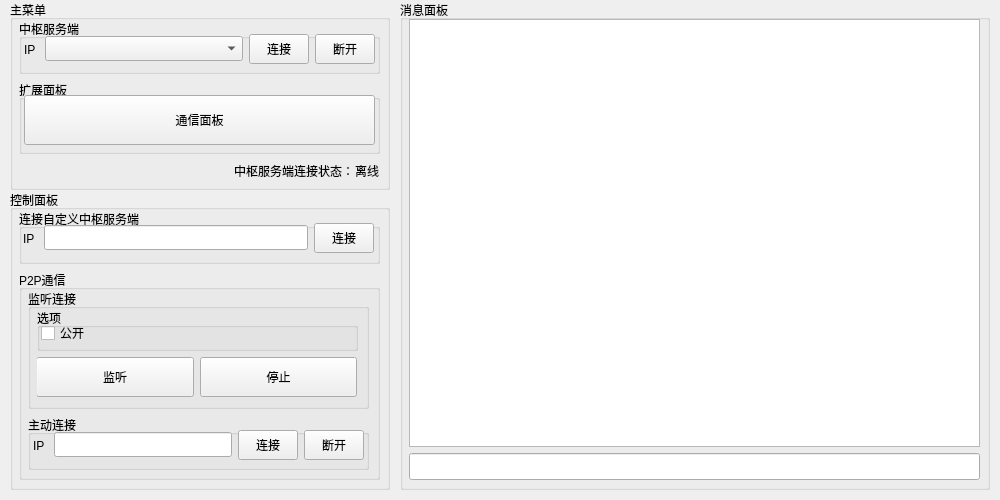
<?xml version="1.0" encoding="UTF-8"?>
<ui version="4.0">
 <class>MainWindow</class>
 <widget class="QWidget" name="MainWindow">
  <property name="geometry">
   <rect>
    <x>0</x>
    <y>0</y>
    <width>1000</width>
    <height>500</height>
   </rect>
  </property>
  <property name="minimumSize">
   <size>
    <width>1000</width>
    <height>500</height>
   </size>
  </property>
  <property name="maximumSize">
   <size>
    <width>1000</width>
    <height>500</height>
   </size>
  </property>
  <property name="windowTitle">
   <string>伽马通信</string>
  </property>
  <widget class="QGroupBox" name="MessagePanel">
   <property name="geometry">
    <rect>
     <x>400</x>
     <y>0</y>
     <width>590</width>
     <height>490</height>
    </rect>
   </property>
   <property name="title">
    <string>消息面板</string>
   </property>
   <widget class="QWidget" name="gridLayoutWidget">
    <property name="geometry">
     <rect>
      <x>9</x>
      <y>19</y>
      <width>571</width>
      <height>461</height>
     </rect>
    </property>
    <layout class="QGridLayout" name="gridLayout_5">
     <item row="0" column="0">
      <widget class="QTextBrowser" name="InformationBox"/>
     </item>
     <item row="1" column="0">
      <widget class="QLineEdit" name="TextInputBox">
       <property name="font">
        <font>
         <pointsize>12</pointsize>
        </font>
       </property>
       <property name="text">
        <string/>
       </property>
      </widget>
     </item>
    </layout>
   </widget>
  </widget>
  <widget class="QGroupBox" name="CommunicationPanel">
   <property name="geometry">
    <rect>
     <x>10</x>
     <y>190</y>
     <width>380</width>
     <height>300</height>
    </rect>
   </property>
   <property name="title">
    <string>控制面板</string>
   </property>
   <widget class="QWidget" name="gridLayoutWidget_3">
    <property name="geometry">
     <rect>
      <x>9</x>
      <y>19</y>
      <width>361</width>
      <height>271</height>
     </rect>
    </property>
    <layout class="QGridLayout" name="gridLayout_7">
     <item row="0" column="0">
      <widget class="QGroupBox" name="groupBox_3">
       <property name="maximumSize">
        <size>
         <width>16777215</width>
         <height>55</height>
        </size>
       </property>
       <property name="title">
        <string>连接自定义中枢服务端</string>
       </property>
       <widget class="QWidget" name="gridLayoutWidget_7">
        <property name="geometry">
         <rect>
          <x>-1</x>
          <y>9</y>
          <width>361</width>
          <height>41</height>
         </rect>
        </property>
        <layout class="QGridLayout" name="gridLayout_3">
         <item row="0" column="1">
          <widget class="QLabel" name="label">
           <property name="maximumSize">
            <size>
             <width>15</width>
             <height>16777215</height>
            </size>
           </property>
           <property name="text">
            <string>IP：</string>
           </property>
          </widget>
         </item>
         <item row="0" column="0">
          <spacer name="horizontalSpacer_5">
           <property name="orientation">
            <enum>Qt::Horizontal</enum>
           </property>
           <property name="sizeType">
            <enum>QSizePolicy::Fixed</enum>
           </property>
           <property name="sizeHint" stdset="0">
            <size>
             <width>5</width>
             <height>20</height>
            </size>
           </property>
          </spacer>
         </item>
         <item row="0" column="3">
          <widget class="QPushButton" name="ConnectCustomHubServerButton">
           <property name="minimumSize">
            <size>
             <width>0</width>
             <height>30</height>
            </size>
           </property>
           <property name="maximumSize">
            <size>
             <width>60</width>
             <height>16777215</height>
            </size>
           </property>
           <property name="text">
            <string>连接</string>
           </property>
          </widget>
         </item>
         <item row="0" column="2">
          <widget class="QLineEdit" name="CustomHubServerIPLineEdit">
           <property name="minimumSize">
            <size>
             <width>0</width>
             <height>25</height>
            </size>
           </property>
          </widget>
         </item>
         <item row="0" column="4">
          <spacer name="horizontalSpacer_6">
           <property name="orientation">
            <enum>Qt::Horizontal</enum>
           </property>
           <property name="sizeType">
            <enum>QSizePolicy::Fixed</enum>
           </property>
           <property name="sizeHint" stdset="0">
            <size>
             <width>5</width>
             <height>20</height>
            </size>
           </property>
          </spacer>
         </item>
        </layout>
       </widget>
      </widget>
     </item>
     <item row="1" column="0">
      <widget class="QGroupBox" name="groupBox_4">
       <property name="title">
        <string>P2P通信</string>
       </property>
       <widget class="QWidget" name="gridLayoutWidget_8">
        <property name="geometry">
         <rect>
          <x>9</x>
          <y>19</y>
          <width>341</width>
          <height>181</height>
         </rect>
        </property>
        <layout class="QGridLayout" name="gridLayout_4">
         <item row="0" column="0">
          <widget class="QGroupBox" name="groupBox_5">
           <property name="title">
            <string>监听连接</string>
           </property>
           <widget class="QWidget" name="gridLayoutWidget_10">
            <property name="geometry">
             <rect>
              <x>9</x>
              <y>19</y>
              <width>321</width>
              <height>91</height>
             </rect>
            </property>
            <layout class="QGridLayout" name="gridLayout_10">
             <item row="0" column="0">
              <widget class="QGroupBox" name="groupBox_7">
               <property name="title">
                <string>选项</string>
               </property>
               <widget class="QWidget" name="gridLayoutWidget_11">
                <property name="geometry">
                 <rect>
                  <x>-1</x>
                  <y>10</y>
                  <width>321</width>
                  <height>31</height>
                 </rect>
                </property>
                <layout class="QGridLayout" name="gridLayout_11">
                 <item row="0" column="0">
                  <spacer name="horizontalSpacer_9">
                   <property name="orientation">
                    <enum>Qt::Horizontal</enum>
                   </property>
                   <property name="sizeType">
                    <enum>QSizePolicy::Fixed</enum>
                   </property>
                   <property name="sizeHint" stdset="0">
                    <size>
                     <width>5</width>
                     <height>20</height>
                    </size>
                   </property>
                  </spacer>
                 </item>
                 <item row="0" column="1">
                  <widget class="QCheckBox" name="IsPublicP2PServer">
                   <property name="text">
                    <string>公开</string>
                   </property>
                  </widget>
                 </item>
                 <item row="0" column="2">
                  <spacer name="horizontalSpacer_10">
                   <property name="orientation">
                    <enum>Qt::Horizontal</enum>
                   </property>
                   <property name="sizeType">
                    <enum>QSizePolicy::Fixed</enum>
                   </property>
                   <property name="sizeHint" stdset="0">
                    <size>
                     <width>5</width>
                     <height>20</height>
                    </size>
                   </property>
                  </spacer>
                 </item>
                </layout>
               </widget>
              </widget>
             </item>
             <item row="1" column="0">
              <widget class="QWidget" name="widget_2" native="true">
               <widget class="QWidget" name="gridLayoutWidget_12">
                <property name="geometry">
                 <rect>
                  <x>-1</x>
                  <y>-1</y>
                  <width>321</width>
                  <height>42</height>
                 </rect>
                </property>
                <layout class="QGridLayout" name="gridLayout_12">
                 <item row="0" column="0">
                  <widget class="QPushButton" name="P2PListen">
                   <property name="minimumSize">
                    <size>
                     <width>0</width>
                     <height>40</height>
                    </size>
                   </property>
                   <property name="text">
                    <string>监听</string>
                   </property>
                  </widget>
                 </item>
                 <item row="0" column="1">
                  <widget class="QPushButton" name="P2PListenStop">
                   <property name="minimumSize">
                    <size>
                     <width>0</width>
                     <height>40</height>
                    </size>
                   </property>
                   <property name="text">
                    <string>停止</string>
                   </property>
                  </widget>
                 </item>
                </layout>
               </widget>
              </widget>
             </item>
            </layout>
           </widget>
          </widget>
         </item>
         <item row="1" column="0">
          <widget class="QGroupBox" name="groupBox_6">
           <property name="maximumSize">
            <size>
             <width>16777215</width>
             <height>55</height>
            </size>
           </property>
           <property name="title">
            <string>主动连接</string>
           </property>
           <widget class="QWidget" name="gridLayoutWidget_9">
            <property name="geometry">
             <rect>
              <x>0</x>
              <y>10</y>
              <width>341</width>
              <height>41</height>
             </rect>
            </property>
            <layout class="QGridLayout" name="gridLayout_9">
             <item row="0" column="5">
              <spacer name="horizontalSpacer_8">
               <property name="orientation">
                <enum>Qt::Horizontal</enum>
               </property>
               <property name="sizeType">
                <enum>QSizePolicy::Fixed</enum>
               </property>
               <property name="sizeHint" stdset="0">
                <size>
                 <width>5</width>
                 <height>20</height>
                </size>
               </property>
              </spacer>
             </item>
             <item row="0" column="2">
              <widget class="QLineEdit" name="P2PConnectionLineEdit">
               <property name="minimumSize">
                <size>
                 <width>0</width>
                 <height>25</height>
                </size>
               </property>
              </widget>
             </item>
             <item row="0" column="3">
              <widget class="QPushButton" name="P2PConnectionButton">
               <property name="minimumSize">
                <size>
                 <width>0</width>
                 <height>30</height>
                </size>
               </property>
               <property name="maximumSize">
                <size>
                 <width>60</width>
                 <height>16777215</height>
                </size>
               </property>
               <property name="text">
                <string>连接</string>
               </property>
              </widget>
             </item>
             <item row="0" column="1">
              <widget class="QLabel" name="label_3">
               <property name="maximumSize">
                <size>
                 <width>15</width>
                 <height>16777215</height>
                </size>
               </property>
               <property name="text">
                <string>IP：</string>
               </property>
              </widget>
             </item>
             <item row="0" column="0">
              <spacer name="horizontalSpacer_7">
               <property name="orientation">
                <enum>Qt::Horizontal</enum>
               </property>
               <property name="sizeType">
                <enum>QSizePolicy::Fixed</enum>
               </property>
               <property name="sizeHint" stdset="0">
                <size>
                 <width>5</width>
                 <height>20</height>
                </size>
               </property>
              </spacer>
             </item>
             <item row="0" column="4">
              <widget class="QPushButton" name="P2PDisconnectButton">
               <property name="minimumSize">
                <size>
                 <width>0</width>
                 <height>30</height>
                </size>
               </property>
               <property name="maximumSize">
                <size>
                 <width>60</width>
                 <height>16777215</height>
                </size>
               </property>
               <property name="text">
                <string>断开</string>
               </property>
              </widget>
             </item>
            </layout>
           </widget>
          </widget>
         </item>
        </layout>
       </widget>
      </widget>
     </item>
    </layout>
   </widget>
  </widget>
  <widget class="QGroupBox" name="MainMenu">
   <property name="geometry">
    <rect>
     <x>10</x>
     <y>0</y>
     <width>380</width>
     <height>190</height>
    </rect>
   </property>
   <property name="title">
    <string>主菜单</string>
   </property>
   <widget class="QWidget" name="gridLayoutWidget_2">
    <property name="geometry">
     <rect>
      <x>9</x>
      <y>19</y>
      <width>361</width>
      <height>161</height>
     </rect>
    </property>
    <layout class="QGridLayout" name="gridLayout_6">
     <item row="0" column="0">
      <widget class="QGroupBox" name="groupBox">
       <property name="maximumSize">
        <size>
         <width>16777215</width>
         <height>55</height>
        </size>
       </property>
       <property name="title">
        <string>中枢服务端</string>
       </property>
       <widget class="QWidget" name="gridLayoutWidget_6">
        <property name="geometry">
         <rect>
          <x>0</x>
          <y>10</y>
          <width>361</width>
          <height>41</height>
         </rect>
        </property>
        <layout class="QGridLayout" name="gridLayout_2">
         <item row="0" column="0">
          <spacer name="horizontalSpacer">
           <property name="orientation">
            <enum>Qt::Horizontal</enum>
           </property>
           <property name="sizeType">
            <enum>QSizePolicy::Fixed</enum>
           </property>
           <property name="sizeHint" stdset="0">
            <size>
             <width>5</width>
             <height>20</height>
            </size>
           </property>
          </spacer>
         </item>
         <item row="0" column="4">
          <widget class="QPushButton" name="DisconnectTheCentralServerButton">
           <property name="minimumSize">
            <size>
             <width>0</width>
             <height>30</height>
            </size>
           </property>
           <property name="maximumSize">
            <size>
             <width>60</width>
             <height>16777215</height>
            </size>
           </property>
           <property name="text">
            <string>断开</string>
           </property>
          </widget>
         </item>
         <item row="0" column="1">
          <widget class="QLabel" name="label_4">
           <property name="maximumSize">
            <size>
             <width>15</width>
             <height>16777215</height>
            </size>
           </property>
           <property name="text">
            <string>IP：</string>
           </property>
          </widget>
         </item>
         <item row="0" column="3">
          <widget class="QPushButton" name="ConnectToTheCentralServerButton">
           <property name="minimumSize">
            <size>
             <width>0</width>
             <height>30</height>
            </size>
           </property>
           <property name="maximumSize">
            <size>
             <width>60</width>
             <height>16777215</height>
            </size>
           </property>
           <property name="text">
            <string>连接</string>
           </property>
          </widget>
         </item>
         <item row="0" column="5">
          <spacer name="horizontalSpacer_2">
           <property name="orientation">
            <enum>Qt::Horizontal</enum>
           </property>
           <property name="sizeType">
            <enum>QSizePolicy::Fixed</enum>
           </property>
           <property name="sizeHint" stdset="0">
            <size>
             <width>5</width>
             <height>20</height>
            </size>
           </property>
          </spacer>
         </item>
         <item row="0" column="2">
          <widget class="QComboBox" name="HubServerSelectionBox">
           <property name="minimumSize">
            <size>
             <width>0</width>
             <height>25</height>
            </size>
           </property>
          </widget>
         </item>
        </layout>
       </widget>
      </widget>
     </item>
     <item row="1" column="0">
      <widget class="QGroupBox" name="groupBox_2">
       <property name="title">
        <string>扩展面板</string>
       </property>
       <widget class="QWidget" name="gridLayoutWidget_5">
        <property name="geometry">
         <rect>
          <x>0</x>
          <y>10</y>
          <width>361</width>
          <height>61</height>
         </rect>
        </property>
        <layout class="QGridLayout" name="gridLayout">
         <item row="0" column="1">
          <widget class="QPushButton" name="CommunicationPanelButton">
           <property name="minimumSize">
            <size>
             <width>0</width>
             <height>50</height>
            </size>
           </property>
           <property name="text">
            <string>通信面板</string>
           </property>
          </widget>
         </item>
         <item row="0" column="0">
          <spacer name="horizontalSpacer_3">
           <property name="orientation">
            <enum>Qt::Horizontal</enum>
           </property>
           <property name="sizeType">
            <enum>QSizePolicy::Fixed</enum>
           </property>
           <property name="sizeHint" stdset="0">
            <size>
             <width>5</width>
             <height>20</height>
            </size>
           </property>
          </spacer>
         </item>
         <item row="0" column="2">
          <spacer name="horizontalSpacer_4">
           <property name="orientation">
            <enum>Qt::Horizontal</enum>
           </property>
           <property name="sizeType">
            <enum>QSizePolicy::Fixed</enum>
           </property>
           <property name="sizeHint" stdset="0">
            <size>
             <width>5</width>
             <height>20</height>
            </size>
           </property>
          </spacer>
         </item>
        </layout>
       </widget>
      </widget>
     </item>
     <item row="2" column="0">
      <widget class="QWidget" name="widget" native="true">
       <property name="maximumSize">
        <size>
         <width>16777215</width>
         <height>20</height>
        </size>
       </property>
       <widget class="QWidget" name="gridLayoutWidget_4">
        <property name="geometry">
         <rect>
          <x>0</x>
          <y>0</y>
          <width>361</width>
          <height>22</height>
         </rect>
        </property>
        <layout class="QGridLayout" name="gridLayout_8">
         <item row="0" column="1">
          <widget class="QLabel" name="label_2">
           <property name="maximumSize">
            <size>
             <width>115</width>
             <height>16777215</height>
            </size>
           </property>
           <property name="text">
            <string>中枢服务端连接状态：</string>
           </property>
          </widget>
         </item>
         <item row="0" column="2">
          <widget class="QLabel" name="HubServerConnectionStatusLabel">
           <property name="maximumSize">
            <size>
             <width>25</width>
             <height>16777215</height>
            </size>
           </property>
           <property name="text">
            <string>离线</string>
           </property>
          </widget>
         </item>
         <item row="0" column="0">
          <widget class="QLabel" name="PromptMessageLabel">
           <property name="text">
            <string/>
           </property>
          </widget>
         </item>
        </layout>
       </widget>
      </widget>
     </item>
    </layout>
   </widget>
  </widget>
 </widget>
 <resources/>
 <connections/>
</ui>
